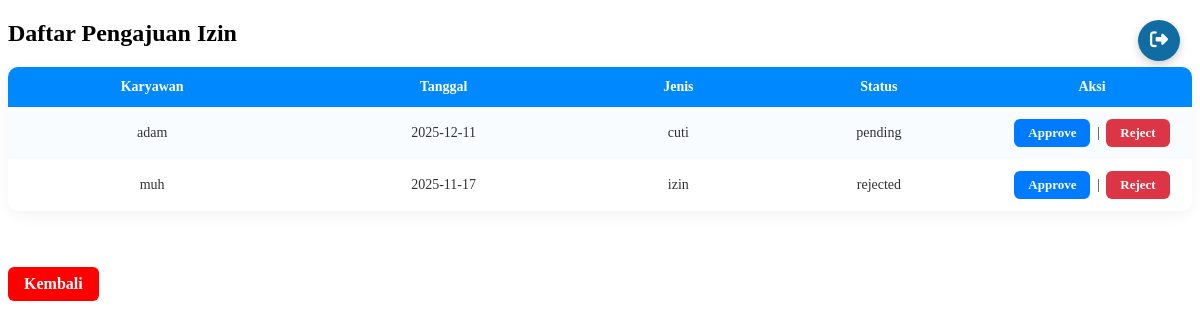
The page /list_izin.php on the database its author committed.
### tables this page shows
CREATE TABLE `izin` (
  `id` int(11) NOT NULL,
  `user_id` int(11) NOT NULL,
  `tanggal` date NOT NULL,
  `jenis_izin` varchar(50) NOT NULL,
  `keterangan` text DEFAULT NULL,
  `file_bukti` varchar(255) DEFAULT NULL,
  `status` enum('pending','approved','rejected') DEFAULT 'pending',
  `created_at` timestamp NOT NULL DEFAULT current_timestamp(),
  `approved_by` int(11) DEFAULT NULL,
  `approved_at` datetime DEFAULT NULL
);

CREATE TABLE `users` (
  `id` int(11) NOT NULL,
  `nama` varchar(100) DEFAULT NULL,
  `username` varchar(50) NOT NULL,
  `password` varchar(255) NOT NULL,
  `role` enum('admin','karyawan') NOT NULL DEFAULT 'karyawan',
  `created_at` timestamp NOT NULL DEFAULT current_timestamp()
);

### list_izin.php (the view, shortened to what this page needs)
<?php
include "db.php";
$result = $conn->query("
    SELECT izin.*, users.username
    FROM izin
    JOIN users ON izin.user_id = users.id
    ORDER BY izin.created_at DESC
");
?>
<!DOCTYPE html>
<html>
<head>
<link rel="stylesheet" href="css/list-izin.css">
<link rel="stylesheet" href="https://cdnjs.cloudflare.com/ajax/libs/font-awesome/6.5.0/css/all.min.css">
</head>
<body>
<h2>Daftar Pengajuan Izin</h2>
<a href="logout.php" class="logout-btn">
        <i class="fas fa-sign-out-alt"></i>
    </a>
<table>
<tr>
    <th>Karyawan</th>
    <th>Tanggal</th>
    <th>Jenis</th>
    <th>Status</th>
    <th>Aksi</th>
</tr>
<?php while ($row = $result->fetch_assoc()) : ?>
<tr>
    <td><?= $row['username'] ?></td>
    <td><?= $row['tanggal'] ?></td>
    <td><?= $row['jenis_izin'] ?></td>
    <td><?= $row['status'] ?></td>
    <td>
        <a href="proses_izin.php?id=<?= $row['id'] ?>&act=approve" class="btn-primary">Approve</a> |
        <a href="proses_izin.php?id=<?= $row['id'] ?>&act=reject" class="btn-danger">Reject</a>
    </td>
</tr>
<?php endwhile; ?>
</table>
<br>
<br>
<a href="admin.php" class="btn-back">Kembali</a>
</body>
</html>

### css/list-izin.css (style rules this page uses)
table { width: 100%; border-collapse: collapse; margin-top: 20px; background: #fff; border-radius: 10px; overflow: hidden; box-shadow: 0 4px 15px rgba(0,0,0,0.05); }
th, td { padding: 12px 10px; font-size: 14px; color: #333; }
th { background: #0088ff; color: white; font-weight: bold; text-align: center; }
td { text-align: center; }
tr:nth-child(even) { background: #f8fcff; }
table th:nth-child(5), table td:nth-child(5) { width: 180px; text-align: center; }
table td a { display: inline-block; margin: 0 3px; }
.btn-primary { background: #007bff; color: white; padding: 6px 14px; border-radius: 6px; text-decoration: none; font-weight: 600; transition: 0.2s; font-size: 13px; }
.btn-danger { background: #dc3545; color: white; padding: 6px 14px; border-radius: 6px; text-decoration: none; font-weight: 600; transition: 0.2s; font-size: 13px; }
.logout-btn { position: fixed; top: 20px; right: 20px; background-color: #116ca4; color: white; padding: 10px 12px; border-radius: 50%; text-decoration: none; font-size: 18px; z-index: 999; box-shadow: 0 3px 8px rgba(0,0,0,0.2); transition: background-color 0.3s ease; }
.btn-back { background: #ff0000; padding: 8px 16px; border-radius: 6px; color: #fff; text-decoration: none; font-weight: 600; margin-top: 20px; display: inline-block; }

### rows shown on the page
izin: user.username "adam", tanggal "2025-12-11", jenis_izin "cuti", status "pending"
izin: user.username "muh", tanggal "2025-11-17", jenis_izin "izin", status "rejected"
